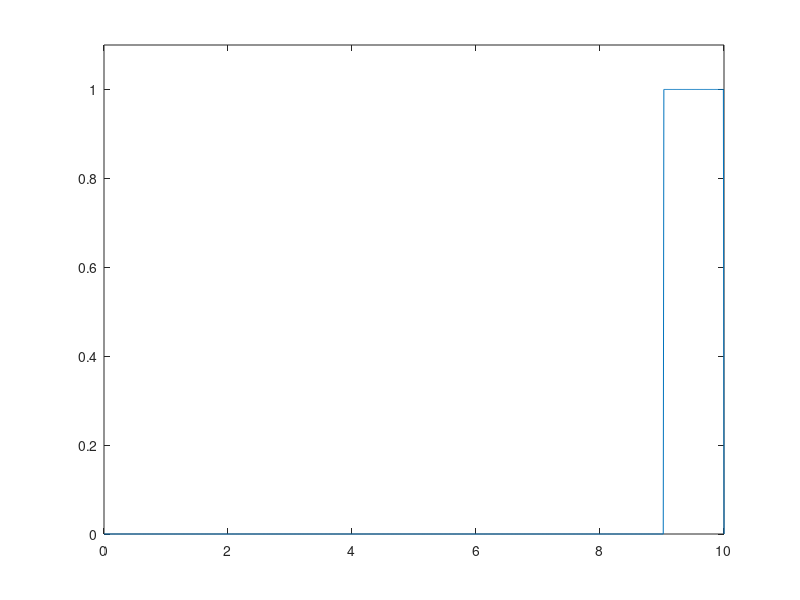

Source code (MATLAB):
#ex 2.7

c= 3e+8;

L = 10;#comprimento
T = L/c;#tempo total

dx = 1e-2;
x = 0:dx:L;

S = 1;# S = 1 "magical step"

dt = S*dx/c; #2.28a
t = 0:dt:T;

Lx = length(x);
Lt = length(t); 

u = zeros(Lt,Lx);

function y = start(k,L,c) #fonte
  if k < L /(10*c);
    y = 1;
  else y = 0;
  endif
endfunction



tic
for n = 3:Lt;
  u(n-1,1) = start(n*dt,L,c);
  u(n,2:Lx-1) =  u(n-1,3:Lx) - u(n-2,2:Lx-1) + u(n-1,1:Lx-2); #2.17  
endfor
toc

#plot grafico
U = u(1,:);
plot (x, U,'ydatasource','U');
axis([0 L 1.1*min(min(u)) 1.1*max(max(u))]);

for n = 1:Lt
  U = u(n,:);
  refreshdata
  drawnow
endfor
clear

